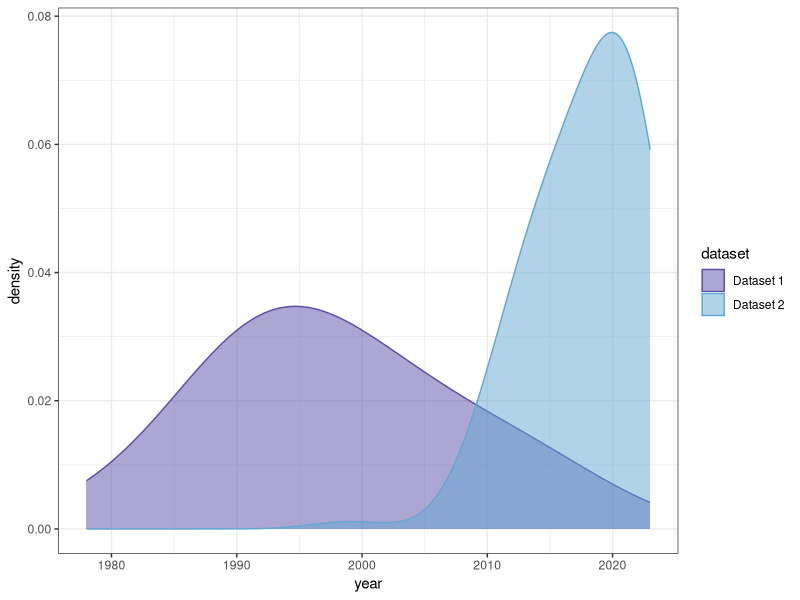

Source code (R):

# Load libraries
library(ggplot2)
library(dplyr)

# Load data from 3 CSV files and combine them
df1 <- read.csv("densitypeter.csv")
df1$dataset <- "Dataset 1"
df2 <- read.csv("density_use.csv")
df2$dataset <- "Dataset 2"

df_all <- rbind(df1, df2)

# Create stacked density chart with custom histogram and dataset colors
ggplot(df_all, aes(x = year, fill = dataset, color = dataset)) +
  geom_density(alpha = 0.5, adjust = 2) +
  scale_fill_manual(values = c("#5b4fa8", "#62a7d1")) +
  scale_color_manual(values = c("#5b4fa8", "#62a7d1")) +
  theme_bw()
